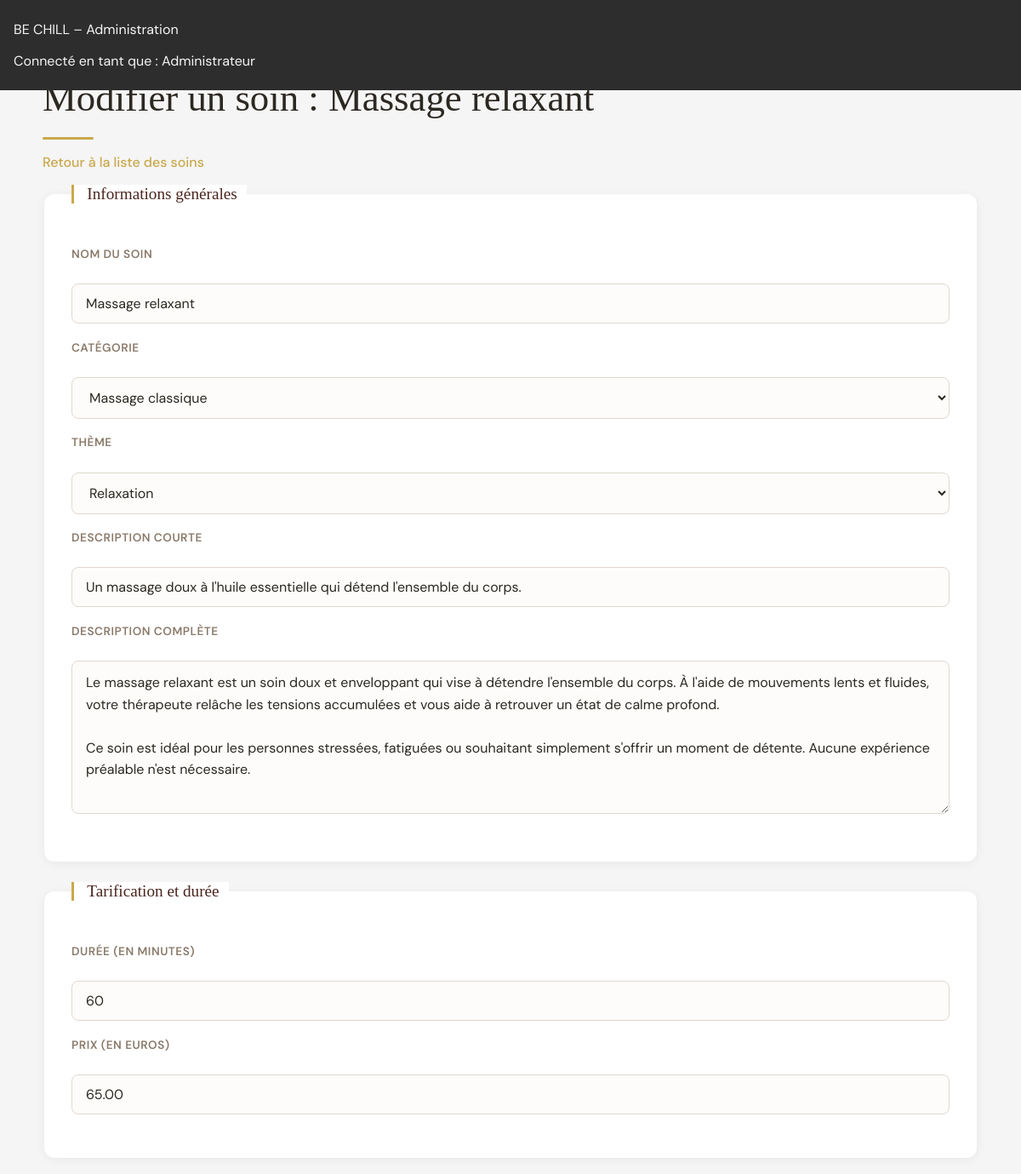
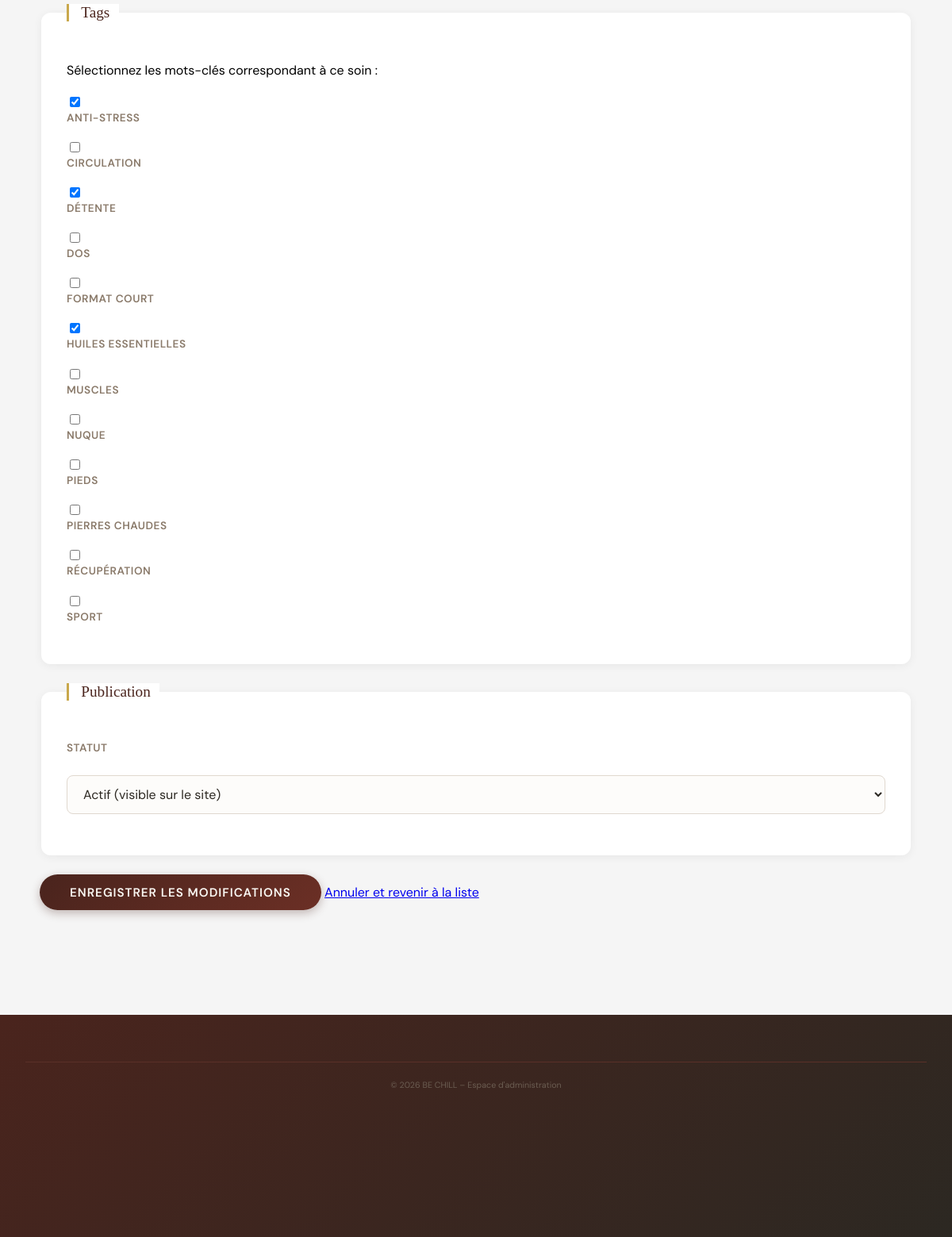
Screenshot of /_archives/ancien-php/admin/soins-modifier.php?id=1 (signed in) with the database file from the repository (2 pictures, top to bottom).
### tables this page shows
CREATE TABLE item (
    id                 INT UNSIGNED AUTO_INCREMENT PRIMARY KEY,
    titre              VARCHAR(150) NOT NULL,
    slug               VARCHAR(160) NOT NULL UNIQUE,
    description_courte VARCHAR(255) NOT NULL,
    description        TEXT NOT NULL,
    image              VARCHAR(255) NULL,                  
    duree              SMALLINT UNSIGNED NOT NULL,
    prix               DECIMAL(6,2) NOT NULL,
    statut             ENUM('brouillon', 'publie', 'archive') NOT NULL DEFAULT 'brouillon',
    operator_id        INT UNSIGNED NULL,
    theme_id           INT UNSIGNED NOT NULL,
    category_id        INT UNSIGNED NOT NULL,
    date_creation      DATETIME NOT NULL DEFAULT CURRENT_TIMESTAMP,
    date_modification  DATETIME NOT NULL DEFAULT CURRENT_TIMESTAMP ON UPDATE CURRENT_TIMESTAMP,
    CONSTRAINT fk_item_operator FOREIGN KEY (operator_id) REFERENCES operator(id) ON DELETE SET NULL,
    CONSTRAINT fk_item_theme    FOREIGN KEY (theme_id)    REFERENCES theme(id),
    CONSTRAINT fk_item_category FOREIGN KEY (category_id) REFERENCES category(id)
);

CREATE TABLE category (
    id  INT UNSIGNED AUTO_INCREMENT PRIMARY KEY,
    nom VARCHAR(100) NOT NULL UNIQUE
);

CREATE TABLE theme (
    id  INT UNSIGNED AUTO_INCREMENT PRIMARY KEY,
    nom VARCHAR(100) NOT NULL UNIQUE
);

CREATE TABLE tag (
    id  INT UNSIGNED AUTO_INCREMENT PRIMARY KEY,
    nom VARCHAR(100) NOT NULL UNIQUE
);

### _archives/ancien-php/admin/soins-modifier.php (the view, shortened to what this page needs)
<?php
require_once __DIR__ . '/db.php';
$id = (int)($_GET['id'] ?? 0);
$stmt = $pdo->prepare("SELECT * FROM item WHERE id = :id");
$stmt->execute(['id' => $id]);
$soin = $stmt->fetch();
$categories = $pdo->query("SELECT id, nom FROM category ORDER BY nom")->fetchAll();
$themes = $pdo->query("SELECT id, nom FROM theme ORDER BY nom")->fetchAll();
$tagsDisponibles = $pdo->query("SELECT id, nom FROM tag ORDER BY nom")->fetchAll();
$stmt = $pdo->prepare("SELECT tag_id FROM item_tag WHERE item_id = :id");
$stmt->execute(['id' => $id]);
$tagsActuels = array_column($stmt->fetchAll(), 'tag_id');
$valeurs = [
    'titre' => $soin['titre'],
    'category_id' => $soin['category_id'],
    'theme_id' => $soin['theme_id'],
    'description_courte' => $soin['description_courte'],
    'description' => $soin['description'],
    'duree' => $soin['duree'],
    'prix' => $soin['prix'],
    'statut' => $soin['statut'],
    'tags' => $tagsActuels,
];
?>
<!DOCTYPE html>
<html lang="fr">
<head>
    <link rel="stylesheet" href="../style.css">
</head>
<body>
    <header>
        <p>BE CHILL – Administration</p>
        <p>Connecté en tant que : <?= htmlspecialchars($_SESSION['operator_nom']) ?></p>
    </header>
    <nav aria-label="Navigation administration">
        <ul>
            <li><a href="dashboard.php">Tableau de bord</a></li>
            <li><a href="soins.php" aria-current="page">Gérer les soins</a></li>
            <li><a href="messages.php">Messages reçus</a></li>
            <li><a href="logout.php">Déconnexion</a></li>
        </ul>
    </nav>
    <main>
        <h1>Modifier un soin : <?= htmlspecialchars($soin['titre']) ?></h1>
        <p><a href="soins.php">Retour à la liste des soins</a></p>
        <form action="soins-modifier.php?id=<?= $id ?>" method="post">
            <fieldset>
                <legend>Informations générales</legend>
                <p>
                    <label for="nom-soin">Nom du soin</label><br>
                    <input type="text" id="nom-soin" name="nom-soin" required
                           value="<?= htmlspecialchars($valeurs['titre']) ?>">
                </p>
                <p>
                    <label for="categorie">Catégorie</label><br>
                    <select id="categorie" name="categorie" required>
                        <?php foreach ($categories as $cat): ?>
                            <option value="<?= $cat['id'] ?>" <?= ((string)$valeurs['category_id'] === (string)$cat['id']) ? 'selected' : '' ?>>
                                <?= htmlspecialchars($cat['nom']) ?>
                            </option>
                        <?php endforeach; ?>
                    </select>
                </p>
                <p>
                    <label for="theme">Thème</label><br>
                    <select id="theme" name="theme" required>
                        <?php foreach ($themes as $theme): ?>
                            <option value="<?= $theme['id'] ?>" <?= ((string)$valeurs['theme_id'] === (string)$theme['id']) ? 'selected' : '' ?>>
                                <?= htmlspecialchars($theme['nom']) ?>
                            </option>
                        <?php endforeach; ?>
                    </select>
                </p>
                <p>
                    <label for="description-courte">Description courte</label><br>
                    <input type="text" id="description-courte" name="description-courte" required
                           value="<?= htmlspecialchars($valeurs['description_courte']) ?>">
                </p>
                <p>
                    <label for="description-complete">Description complète</label><br>
                    <textarea id="description-complete" name="description-complete" rows="6" cols="60" required><?= htmlspecialchars($valeurs['description']) ?></textarea>
                </p>
            </fieldset>
            <fieldset>
                <legend>Tarification et durée</legend>
                <p>
                    <label for="duree">Durée (en minutes)</label><br>
                    <input type="number" id="duree" name="duree" min="15" max="180" step="15" required
                           value="<?= htmlspecialchars((string)$valeurs['duree']) ?>">
                </p>
                <p>
                    <label for="prix">Prix (en euros)</label><br>
                    <input type="number" id="prix" name="prix" min="0" step="0.01" required
                           value="<?= htmlspecialchars((string)$valeurs['prix']) ?>">
                </p>
            </fieldset>
            <fieldset>
                <legend>Tags</legend>
                <p>Sélectionnez les mots-clés correspondant à ce soin :</p>
                <?php foreach ($tagsDisponibles as $tag): ?>
                    <p>
                        <input type="checkbox" id="tag-<?= $tag['id'] ?>" name="tags[]" value="<?= $tag['id'] ?>"
                               <?= in_array($tag['id'], $valeurs['tags']) ? 'checked' : '' ?>>
                        <label for="tag-<?= $tag['id'] ?>"><?= htmlspecialchars($tag['nom']) ?></label>
                    </p>
                <?php endforeach; ?>
            </fieldset>
            <fieldset>
                <legend>Publication</legend>
                <p>
                    <label for="statut">Statut</label><br>
                    <select id="statut" name="statut" required>
                        <option value="publie" <?= $valeurs['statut'] === 'publie' ? 'selected' : '' ?>>Actif (visible sur le site)</option>
                    </select>
                </p>
            </fieldset>
            <p>
                <button type="submit">Enregistrer les modifications</button>
                <a href="soins.php">Annuler et revenir à la liste</a>
            </p>
        </form>
    </main>
    <footer>
        <p><small>&copy; 2026 BE CHILL – Espace d'administration</small></p>
    </footer>
</body>
</html>

### style.css (style rules this page uses)
:root { --color-dark: #2C2822; --color-dark-alt: #2d2d2d; --color-brown: #4A241D; --color-brown-dark: #4a231b; --color-cream: #FAF8F3; --color-cream-light: #f9edd4; --color-cream-bg: #f5f5f5; --color-beige: #E8D5A3; --color-sand: #e6e1db; --color-gold: #C9A84C; --color-gold-light: #FFD074; --color-gold-pale: #e0b96a; --color-text-muted: #8A7A6A; --color-text-light: #a5a39f; --color-white: #fff; --font-serif: 'Playfair Display', serif; --font-sans: 'DM Sans', sans-serif; --transition-fast: 0.2s ease; --transition-base: 0.3s ease; }
html { scroll-behavior: smooth; }
body { margin: 0; font-family: var(--font-sans); background: var(--color-cream-bg); }
header { width: 100%; background: var(--color-dark-alt); color: whitesmoke; padding: 0.5em 1em; position: fixed; z-index: 10; box-sizing: border-box; }
button { background: #c8a96a; border: none; color: white; font-size: 20px; padding: 10px 15px; cursor: pointer; border-radius: 6px; }
footer { height: 200px; background: var(--color-brown); color: var(--color-text-muted); padding: 1em 0; text-align: center; margin-top: 2em; }
footer p { font-size: 1vh; color: var(--color-text-muted); margin-top: 0.5em; }
nav[aria-label="Navigation administration"] { background: var(--color-dark); padding: 0 2em; display: flex; gap: 0; border-bottom: 2px solid var(--color-brown); }
nav[aria-label="Navigation administration"] ul { list-style: none; margin: 0; padding: 0; display: flex; gap: 0; }
nav[aria-label="Navigation administration"] a { display: block; color: var(--color-text-light); text-decoration: none; font-family: var(--font-sans); font-size: 0.85rem; text-transform: uppercase; letter-spacing: 0.8px; padding: 1em 1.3em; border-bottom: 3px solid transparent; transition: color var(--transition-fast), border-color var(--transition-fast); }
main { max-width: 1100px; margin: 2.5em auto; padding: 0 2em 4em; }
main h1 { font-family: var(--font-serif); font-size: 2.8rem; font-weight: 400; color: var(--color-dark); margin-bottom: 0.2em; line-height: 1.2; }
main h1::after { content: ''; display: block; width: 60px; height: 3px; background: var(--color-gold); margin-top: 0.4em; border-radius: 2px; }
main > p > a, main section p a { color: var(--color-gold); text-decoration: none; font-weight: 500; }
form fieldset { border: none; border-radius: 12px; padding: 2em; margin-bottom: 1.5em; background: var(--color-white); box-shadow: 0 2px 12px rgba(0, 0, 0, 0.06); }
form legend { font-family: var(--font-serif); font-size: 1.2rem; color: var(--color-brown); font-weight: 400; padding: 0 0.6em; background: var(--color-white); border-left: 3px solid var(--color-gold); padding-left: 0.8em; }
form p { margin: 1.2em 0; }
form label { display: block; font-family: var(--font-sans); font-size: 0.85rem; color: var(--color-text-muted); font-weight: 600; text-transform: uppercase; letter-spacing: 0.5px; margin-bottom: 0.4em; }
form input[type="text"], form input[type="email"], form input[type="tel"], form input[type="number"], form input[type="search"], form input[type="date"], form input[type="password"], form textarea, form select { width: 100%; padding: 0.75em 1em; border: 1.5px solid #e0d8cf; border-radius: 8px; font-family: var(--font-sans); font-size: 1rem; background: #fdfcfa; color: var(--color-dark); box-sizing: border-box; transition: border-color var(--transition-fast), box-shadow var(--transition-fast); }
form textarea { resize: vertical; min-height: 120px; line-height: 1.6; }
form button[type="submit"] { background: linear-gradient(135deg, var(--color-brown) 0%, #6b2f25 100%); color: var(--color-cream); border: none; padding: 0.85em 2.5em; border-radius: 25px; font-family: var(--font-sans); font-size: 0.95rem; font-weight: 600; letter-spacing: 1px; text-transform: uppercase; cursor: pointer; transition: transform var(--transition-fast), box-shadow var(--transition-fast); box-shadow: 0 4px 12px rgba(74, 36, 29, 0.3); }
footer { background: linear-gradient(135deg, var(--color-brown) 0%, var(--color-dark) 100%); color: var(--color-text-muted); padding: 2.5em 2em; margin-top: 3em; font-family: var(--font-sans); }
footer p { font-size: 0.8rem; color: #6b5d52; margin-top: 1.5em; text-align: center; border-top: 1px solid #5a3028; padding-top: 1.5em; }

### rows the page displays
item: titre "Massage relaxant", nom-soin "Massage relaxant", categorie "Massage classique", theme "Relaxation", description-courte "Un massage doux à l'huile essentielle qui détend l'ensemble du corps.", description-complete "Le massage relaxant est un soin doux et enveloppant qui vise à détendre l'ensemble du corps. À l'aide de mouvements lents et fluides, votre thérapeute relâche les tensions accumulées et vous aide à retrouver un état de calme profond. Ce soin est idéal pour les personnes stressées, fatiguées ou souhaitant simplement s'offrir un moment de détente. Aucune expérience préalable n'est nécessaire.", duree "60", prix "65.00", statut "Actif (visible sur le site)"
tag: id "☑", nom "ANTI-STRESS"
tag: nom "CIRCULATION"
tag: id "☑", nom "DÉTENTE"
tag: nom "DOS"
tag: nom "FORMAT COURT"
tag: id "☑", nom "HUILES ESSENTIELLES"
tag: nom "MUSCLES"
tag: nom "NUQUE"
tag: nom "PIEDS"
tag: nom "PIERRES CHAUDES"
tag: nom "RÉCUPÉRATION"
tag: nom "SPORT"

### other values shown
$_SESSION['operator_nom'] "Administrateur"
